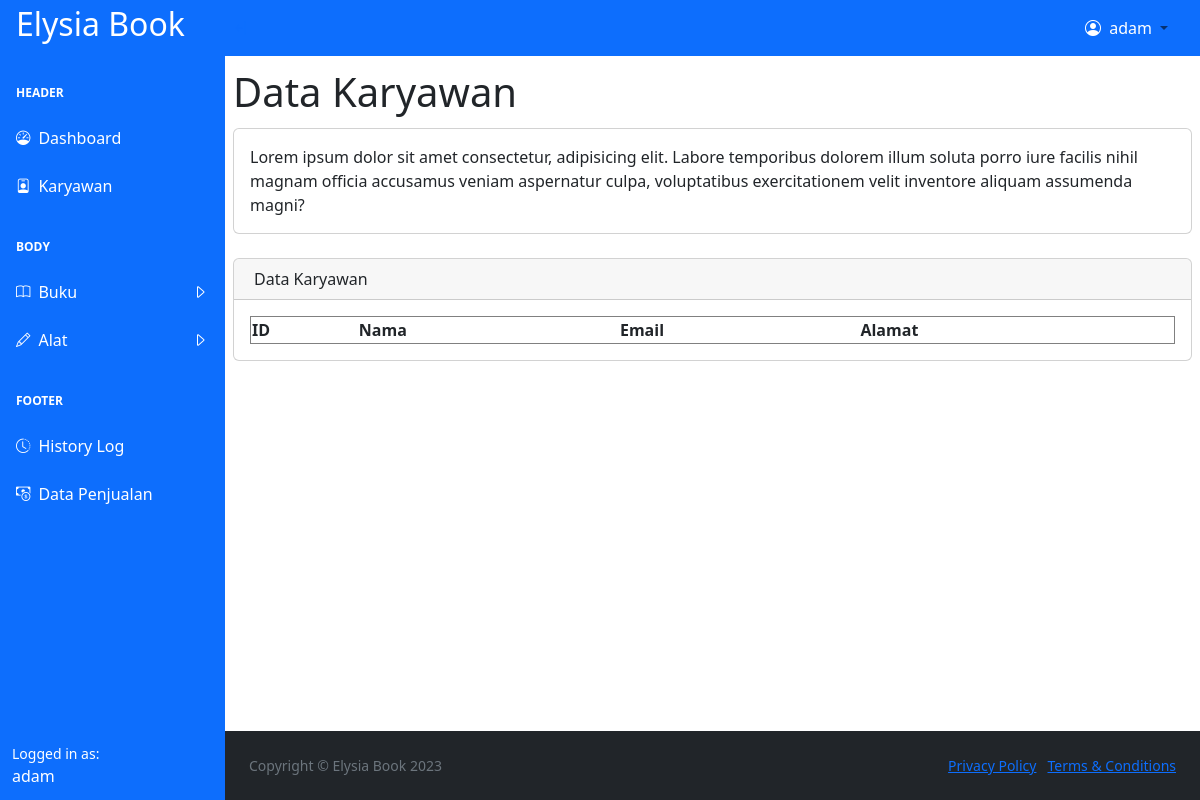
Before: /member (signed in) with the older database file.
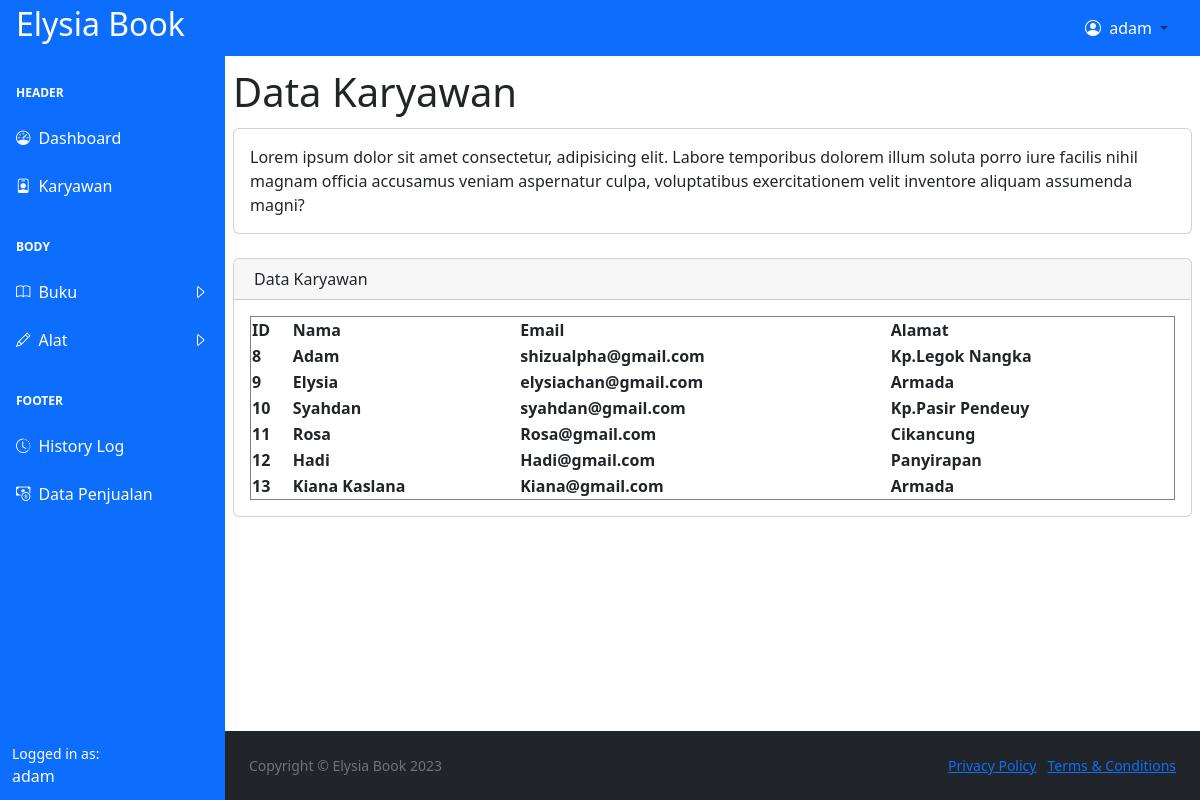
After: the same page with the newer database file.
### tables this page shows
CREATE TABLE `b_member` (
  `id` int(6) NOT NULL,
  `nama` varchar(255) DEFAULT NULL,
  `email` varchar(255) DEFAULT NULL,
  `alamat` varchar(255) DEFAULT NULL
);

### app/controller/member.php (called while the page is built, shortened)
<?php
class Member extends JI_Controller
{
    public function index()
    {
        $data = array();
        $data['sess'] = $this->getKey();
        $data['mem'] = $this->mem->get();
        $this->putThemeContent("member/home", $data);
    }
}

### index.php (called while the page is built, shortened)
<?php
$se = new SENE_Engine();
$se->run();

### kero/sine/SENE_MySQLi_Engine.php (called while the page is built, shortened)
<?php
class SENE_MySQLi_Engine
{
    public $__mysqli;
    protected $fieldvalue = array();
    public $in_select = '';
    public $table = '';
    public $as_from=0;
    public $join=0;
    public function __construct()
    {
        $this->config = $GLOBALS['SEMECFG'];
        $port = 3306;
        if (isset($this->config->database->port)) {
            if (strlen($this->config->database->port)>0) {
                $port = $this->config->database->port;
            }
        }
        $this->__mysqli = new mysqli();
        try {
            $this->__mysqli->connect($this->config->database->host, $this->config->database->user, $this->config->database->pass, $this->config->database->name, $port);
        } catch (mysqli_sql_exception $e) {
            if ($this->config->environment == 'development') {
                trigger_error(TEM_ERR.': Cannot connect to database server using the supplied settings.', E_USER_ERROR);
                throw $e;
            } elseif ($this->config->environment == 'staging' && $this->__mysqli->connect_errno) {
                header("content-type: application/json");
                http_response_code(200);
                $data = array();
                $data['status'] = $this->__mysqli->connect_errno;
                $data['message'] = 'Failed to connect to Database: '.$this->__mysqli->connect_error;
                $data['data'] = array();
                echo json_encode($data);
                return;
            }
        }
        $cs = 'utf8';
        if (isset($this->config->database->charset) && strlen($this->config->database->charset)>0) {
            $cs = $this->config->database->charset;
        }
        $this->__mysqli->set_charset($cs);
        $this->in_select = '';
        $this->table = '';
        $this->as_from = array();
        $this->join = array();
    }
    public function query($sql, $cache_enabled=0, $flushcache=0, $type="object")
    {
        if ($cache_enabled) {
            $name = '';
            $names = explode("from", strtolower($sql));
            if (isset($names[1])) {
                $name = trim($names[1]);
                $name = strtr($name, '`', '');
                $names = explode(' ', $name);
                if (isset($names[0])) {
                    $name = $names[0];
                }
                unset($names);
            }
            $cache=md5($sql).".json";
            if (!empty($name)) {
                $cache=$name."-".md5($sql).".json";
            }
            if (isset($GLOBALS['semeflush'])) {
                $flushcache = $GLOBALS['semeflush'];
            }
            if (isset($GLOBALS['semecache'])) {
                $cache_enabled = $GLOBALS['semecache'];
            }
            if ($flushcache) {
                if (file_exists(SENECACHE.'/'.$cache)) {
                    unlink(SENECACHE.'/'.$cache);
                }
            }
            if (file_exists(SENECACHE.'/'.$cache)) {
                $fp = fopen(SENECACHE.'/'.$cache, "r");
                $str = fread($fp, filesize(SENECACHE.'/'.$cache));
                fclose($fp);
                $dataz = json_decode($str);
                return $dataz;
            } else {
                $res = $this->__mysqli->query($sql);
                if ($res) {
                    $dataz=array();
                    if ($type=="array") {
                        while ($data=$res->fetch_array()) {
                            array_push($dataz, $data);
                        }
                    } elseif ($type=="assoc") {
                        while ($data=$res->fetch_assoc()) {
                            array_push($dataz, $data);
                        }
                    } else {
                        while ($data=$res->fetch_object()) {
                            $dataz[] = $data;
                        }
                    }
                    $res->free();
                    $str = json_encode($dataz);
                    $fp = fopen(SENECACHE.'/'.$cache, "w+");
                    fwrite($fp, $str);
                    fclose($fp);
                    return $dataz;
                } else {
                    $this->debug($sql);
                    trigger_error(TEM_ERR.': '.$this->__mysqli->error.'. '.$sql, E_USER_NOTICE);
                    return $this->fieldvalue;
                }
            }
        } else {
            $res = $this->__mysqli->query($sql);
            if ($res) {
                $dataz=array();
                if ($type=="array") {
                    while ($data=$res->fetch_array()) {
                        array_push($dataz, $data);
                    }
                } elseif ($type=="assoc") {
                    while ($data=$res->fetch_assoc()) {
                        array_push($dataz, $data);
                    }
                } else {
                    if (!is_bool($res)) {
                        while ($data=$res->fetch_object()) {
                            $dataz[] = $data;
                        }
                    }
                }
                return $dataz;
            } else {
                $this->debug($sql);
                trigger_error(TEM_ERR.': '.$this->__mysqli->error.'. '.$sql, E_USER_NOTICE);
                return $this->fieldvalue;
            }
        }
    }
    public function from($table, $as='')
    {
        if (!empty($as)) {
            $as = strtolower($as);
            if (isset($this->as_from[$as])) {
                if ($this->as_from[$as] != $table) {
                    trigger_error(TEM_ERR.': Table alias "'.$as.'" for "'.$this->as_from[$as].'" has been used, please change!');
                    foreach ($this->as_from as $k=>$v) {
                        trigger_error($k.': '.$v);
                    }
                    die();
                }
            } else {
                $this->as_from[$as] = $table;
            }
        }
        $this->table = $table;
        return $this;
    }
    public function get($tipe="object", $is_debug='')
    {
        $this->in_select = rtrim($this->in_select, ", ");
        if (empty($this->in_select)) {
            $this->in_select = "*";
        }
        $sql = 'SELECT '.$this->in_select.' FROM `'.$this->table.'`';
        if (count($this->join) > 0) {
            $table_alias = array_search($this->table, $this->as_from);
            if ($table_alias !== 0) {
                $sql .= ' '.$table_alias.' ';
                foreach ($this->join as $j) {
                    $sql .= strtoupper($j->method).' JOIN '.$j->table.' ON ';
                    foreach ($j->on as $o) {
                        $sql .= '('.$o.') ';
                    }
                }
            } else {
                trigger_error(TEM_ERR.': Please use alias for main table first, you can set alias using $this->db->setTableAlias("YOURALIAS") OR $this->db->from("tabelname","tablealias");', E_USER_WARNING);
                die();
            }
        } else {
            $table_alias = array_search($this->table, $this->as_from);
            if ($table_alias !== 0) {
                $sql .= ' '.$table_alias.' ';
            }
        }
        $cache_save = 0;
        $cache_flush = 0;
        $res = $this->query($sql, $cache_save, $cache_flush, $tipe);
        return $res;
    }
    public function flushQuery()
    {
        $this->in_select = '';
        $this->as_from = array();
        $this->join = array();
        return $this;
    }
}

### app/model/b_member_model.php (called while the page is built, shortened)
<?php
class B_Member_Model extends SENE_Model
{
    public $tbl = "b_member";
    public $tbl_as = "bm";
    public function __construct()
    {
        $this->db->from($this->tbl, $this->tbl_as);
    }
    public function get()
    {
        return $this->db->get();
    }
}

### app/view/front/member/home.php (the view, shortened to what the rows shown need)
<div id="layoutSidenav">
    <div id="layoutSidenav_content">
        <main>
            <div class="container-fluid px-2 py-2">
                <h1 class="py-1">Data Karyawan</h1>
                <div class="card mb-4">
                    <div class="card-body">
                        <table border="1" style="width: 100%;" id="datatablesSimple">
                            <thead>
                                <tr>
                                    <th>ID</th>
                                    <th>Nama</th>
                                    <th>Email</th>
                                    <th>Alamat</th>
                                </tr>
                            </thead>
                            <tbody>
                                <?php foreach ($mem as $mber) { ?>
                                    <tr>
                                        <th><?= $mber->id ?></th>
                                        <th><?= $mber->nama ?></th>
                                        <th><?= $mber->email ?></th>
                                        <th><?= $mber->alamat ?></th>
                                    </tr>
                                <?php } ?>
                            </tbody>
                        </table>
                    </div>
                </div>
            </div>
        </main>
    </div>
</div>

Changed rows visible on the page:
added b_member: id "8", nama "Adam", email "shizualpha@gmail.com", alamat "Kp.Legok Nangka"
added b_member: id "9", nama "Elysia", email "elysiachan@gmail.com", alamat "Armada"
added b_member: id "10", nama "Syahdan", email "syahdan@gmail.com", alamat "Kp.Pasir Pendeuy"
added b_member: id "11", nama "Rosa", email "Rosa@gmail.com", alamat "Cikancung"
added b_member: id "12", nama "Hadi", email "Hadi@gmail.com", alamat "Panyirapan"
added b_member: id "13", nama "Kiana Kaslana", email "Kiana@gmail.com", alamat "Armada"
